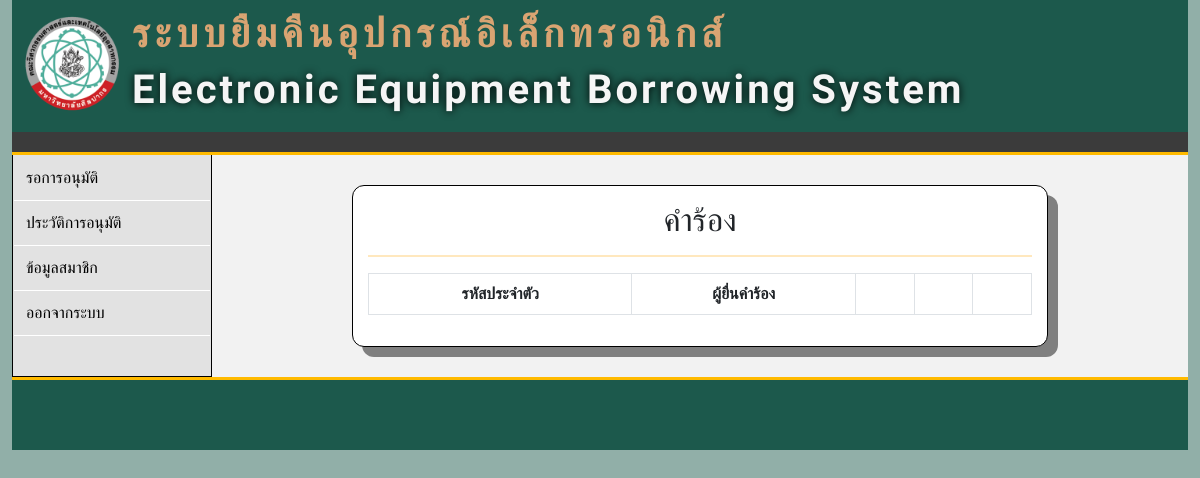
The page /p_approve.php (signed in) on the database as committed earlier.
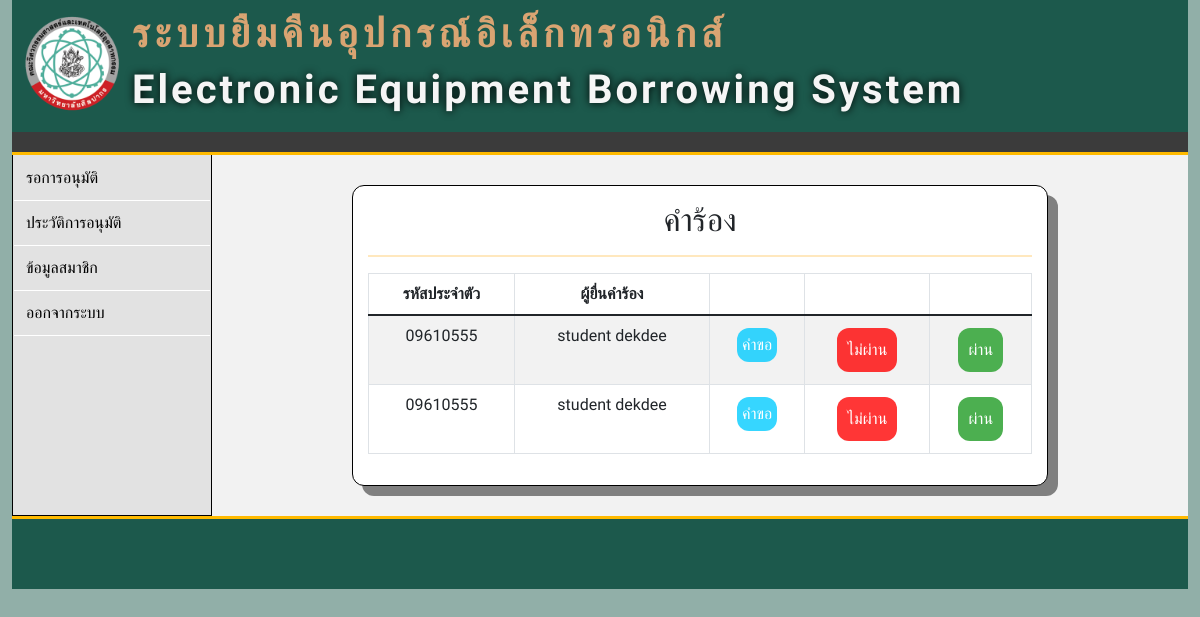
The same page on the database as committed later.
### tables this page shows
CREATE TABLE `tb_eq_borrow` (
  `id` int(10) NOT NULL,
  `borrow_id` int(255) NOT NULL,
  `s_user` varchar(255) NOT NULL,
  `eq_id` int(100) NOT NULL,
  `eq_number` int(100) NOT NULL,
  `FromDate` varchar(255) NOT NULL,
  `ToDate` varchar(255) NOT NULL,
  `Descriptions` varchar(255) NOT NULL,
  `Status` int(10) NOT NULL DEFAULT 1,
  `DateTime` date NOT NULL DEFAULT current_timestamp()
);

CREATE TABLE `tb_student` (
  `s_id` int(100) NOT NULL,
  `s_user` varchar(100) NOT NULL,
  `s_password` varchar(100) NOT NULL,
  `s_firstname` varchar(100) NOT NULL,
  `s_lastname` varchar(100) NOT NULL,
  `s_email` varchar(100) NOT NULL,
  `s_phone` char(11) NOT NULL,
  `s_image` varchar(255) DEFAULT NULL,
  `p_id` int(100) NOT NULL,
  `created_at` datetime DEFAULT current_timestamp(),
  `s_status` int(11) NOT NULL DEFAULT 1
);

### function/function.php (called while the page is built, shortened)
<?php
class DB_con
{
    public function __construct()
    {
        $conn = mysqli_connect(DB_SERVER, DB_USER, DB_PASS, DB_NAME);
        $this->dbcon = $conn;
    }
    public function eq_borrow_id_fetch($borrow_id)
    {
        $result = mysqli_query($this->dbcon, "SELECT * FROM tb_eq_borrow WHERE borrow_id = '$borrow_id' ");
        return $result;
    }
    public function eq_borrow_1_fetch($s_user)
    {
        $result = mysqli_query($this->dbcon, "SELECT * FROM tb_eq_borrow WHERE s_user = '$s_user' AND Status = '1' GROUP BY borrow_id ORDER BY id");
        return $result;
    }
    public function s_user_p_id_fetch($p_id)
    {
        $result = mysqli_query($this->dbcon, "SELECT s_user, s_firstname, s_lastname, s_email FROM tb_student WHERE p_id = '$p_id'");
        return $result;
    }
}
?>

### p_approve.php (the view, shortened to what this page needs)
<!DOCTYPE html>
<html lang="en">
<head>
    <link href="https://cdn.jsdelivr.net/npm/bootstrap@5.1.2/dist/css/bootstrap.min.css" rel="stylesheet">
    <link rel="stylesheet" href="css/p_approve.css">
</head>
<body style="background-color: #91AFA8">
    <div class="container-fluid">
        <?php
        include "item/pageheader.php";
        ?>
        <div class="menu">
            <aside>
                <?php
                include "item/menubar_p.php";
                ?>
            </aside>
            <main class="form">
                <div class="box">
                    <h2>คำร้อง</h2>
                    <hr class="s1">
                    <table class="table table-striped table-bordered table-responsive">
                        <thead>
                            <tr>
                                <th>รหัสประจำตัว</th>
                                <th>ผู้ยื่นคำร้อง</th>
                                <th>&nbsp;</th>
                                <th>&nbsp;</th>
                                <th>&nbsp;</th>
                            </tr>
                        </thead>
                        <tbody>
                            <?php
                            include_once('function/function.php');
                            $p_id = $_SESSION['p_id'];
                            $eq2 = new DB_con();
                            $eq3 = new DB_con();
                            $s_user_p_id_fetch = $eq2->s_user_p_id_fetch($p_id);
                            $sql1 = mysqli_fetch_array($s_user_p_id_fetch);
                            $s_user = $sql1['s_user'];
                            $eq_borrow_1_fetch = $eq2->eq_borrow_1_fetch($s_user);
                            $i = 1;
                            while ($sql2 = mysqli_fetch_array($eq_borrow_1_fetch)) {
                            ?>
                                <tr>
                                    <td><?php echo $sql2['s_user']; ?></td>
                                    <td><?php echo $sql1['s_firstname']; ?> <?php echo $sql1['s_lastname']; ?></td>
                                    <td>
                                        <a class="bb" href="#popup<?php echo $i; ?>">คำขอ</a>
                                                            <?php
                                                            $borrow_id = $sql2['borrow_id'];
                                                            $suser = $eq3->eq_borrow_id_fetch($borrow_id);
                                                            ?>
                                    </td>
                                    <td><a class="rb" href="function/approve_p.php?ap=2&borrow_id=<?php echo $sql2['borrow_id']; ?>&se=<?php echo $sql1['s_email']; ?>">ไม่ผ่าน</a></td>
                                    <td><a class="gb" href="function/approve_p.php?ap=1&borrow_id=<?php echo $sql2['borrow_id']; ?>&sf=<?php echo $sql1['s_firstname']; ?>&sl=<?php echo $sql1['s_lastname']; ?>&su=<?php echo $sql1['s_user']; ?>">ผ่าน</a></td>
                                </tr>
                            <?php
                                $i = $i + 1;
                            }
                            ?>
                        </tbody>
                    </table>
                </div>
            </main>
        </div>
        <?php
        include "item/footer.php";
        ?>
    </div>
</body>
</html>

Rows that differ between the two databases and show on the page:
now on this page (row edited): tb_eq_borrow: s_user "09610555"
now on this page (row unchanged): tb_student: s_firstname "student", s_lastname "dekdee"
added tb_eq_borrow: s_user "09610555"
